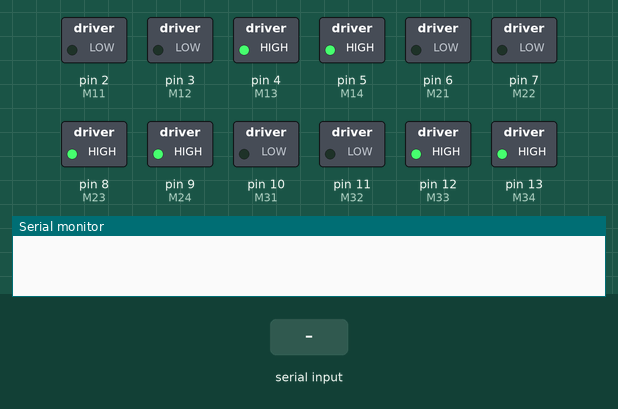
The sketch below on a simulated Arduino Uno, built with avr-gcc and run on an emulated ATmega328P. Shown: switched loads named in the sketch (green lamp = pin HIGH), the last lines printed to the serial monitor. The inputs (shaded band) are chosen by the test bench.

Above: at 3.2 s.
3.3 s: "1\n" received over Serial
At 4.56 s:
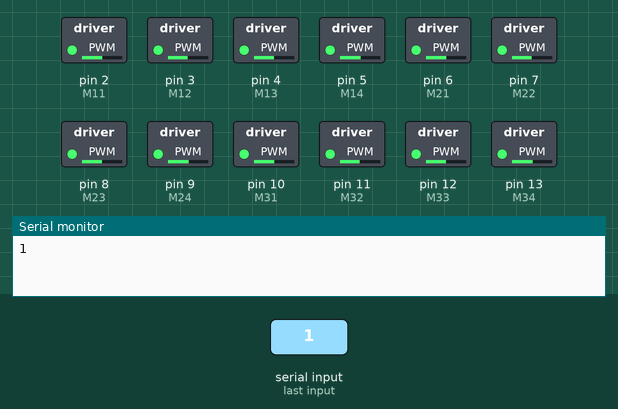
6.3 s: "90,45\n" received over Serial
At 6.7 s:
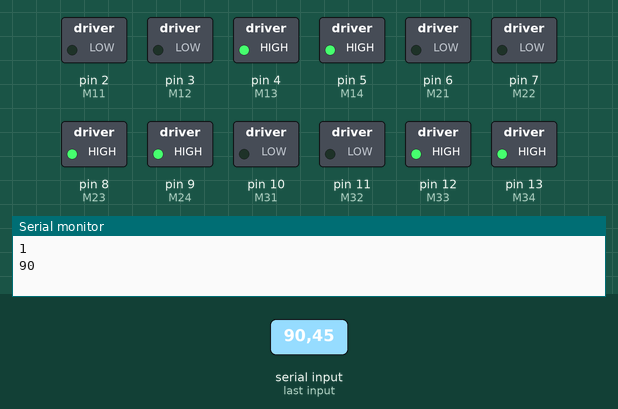
7.8 s: "3\n" received over Serial
At 8.05 s:
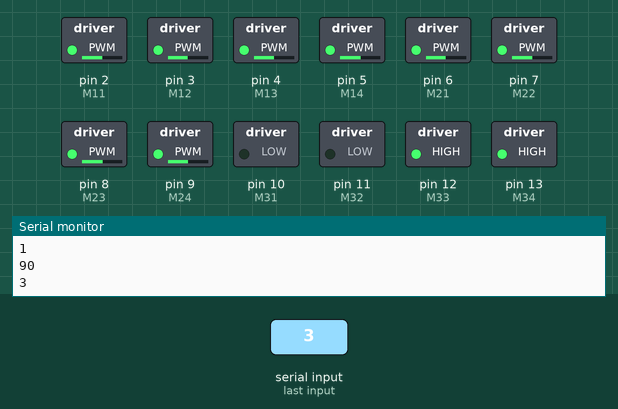
10.8 s: "30,150\n" received over Serial
At 11.2 s:
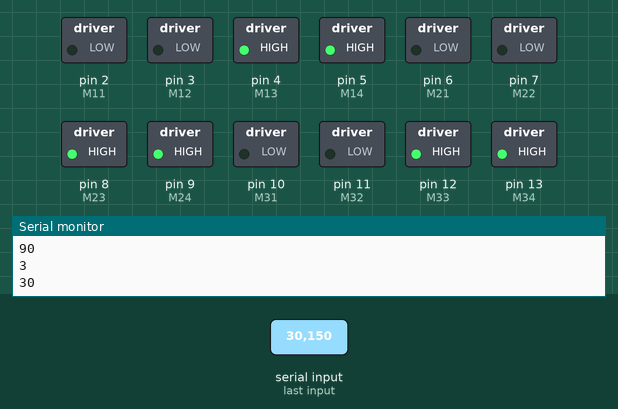
12.3 s: "4\n" received over Serial
At 12.53 s:
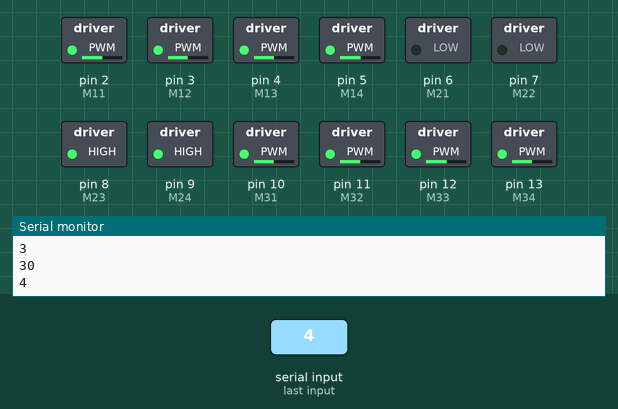
15.3 s: "2\n" received over Serial
At 16.53 s:
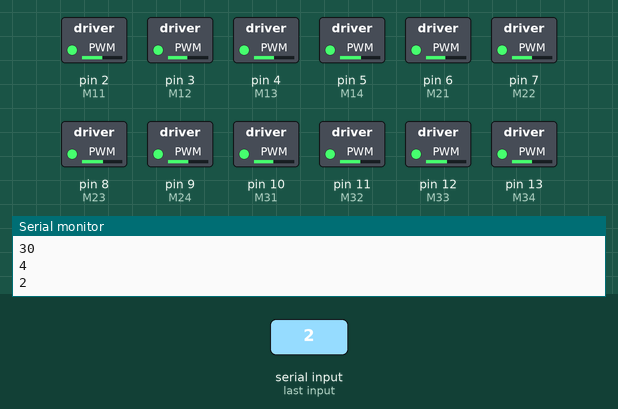
Timing chart, 0 to 26.0 s (numbered marks = the images above; inputs shaded):
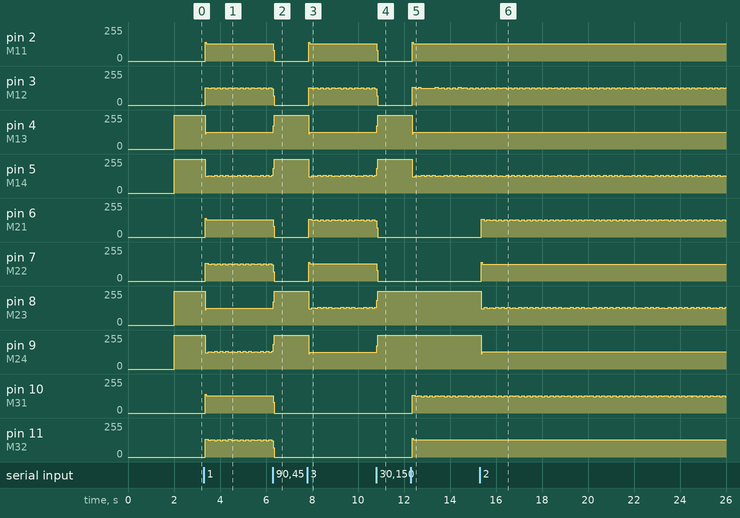

Measured:
- after the input at 3.3 s, pin 2 (M11): 0/255 → 128/255 after 0.06 s; pin 3 (M12): 0/255 → 131/255 after 0.06 s, → 124/255 0.12 s later, → 131/255 0.16 s later, → 123/255 0.12 s later, … (24 changes in this stretch)
- after the input at 6.3 s, pin 2 (M11), pin 6 (M21), pin 10 (M31): 128/255 → 0/255 at once; pin 4 (M13), pin 8 (M23), pin 12 (M33): 127/255 → 255/255 at once
- after the input at 7.8 s, pin 2 (M11): 0/255 → 128/255 after 0.06 s; pin 3 (M12): 0/255 → 131/255 after 0.06 s, → 124/255 0.12 s later, → 131/255 0.16 s later, → 123/255 0.12 s later, … (24 changes in this stretch)
- after the input at 10.8 s, pin 2 (M11), pin 7 (M22): 128/255 → 0/255 at once; pin 4 (M13), pin 9 (M24): 127/255 → 255/255 at once
- after the input at 12.3 s, pin 2 (M11): 0/255 → 128/255 after 0.06 s; pin 4 (M13): 255/255 → 127/255 after 0.06 s
- after the input at 15.3 s, pin 6 (M21): 0/255 → 132/255 after 0.06 s, then moves between 123/255 and 132/255, repeating every 3.2 s; pin 7 (M22): 0/255 → 126/255 after 0.06 s

The sketch:

ControlComSerial.ino
```cpp
// Código para el control de los motores mediante identificadores enviados a través del monitor serial
// Autor: Alberto Díaz Rodríguez
// Fecha: 31/10/18
// Universidad de La Laguna

// El código de números será el siguiente:
// -IDENTIFICADOR --------MOTORES ACTIVADOS -------- SENTIDO DE GIRO-
//                       M1      M2      M3         M1     M2      M3
//        0              NO      NO      NO         -      -       -
//        1              SI      SI      SI         D      D       D
//        2              SI      SI      SI         I      I       I
//        3              SI      SI      NO         D      I       -
//        4              SI      NO      SI         D      -       I
//        5              NO      SI      SI         -      D       I
//        6              SI      SI      NO         I      D       -
//        7              SI      NO      SI         I      -       D
//        8              NO      SI      SI         -      I       D
//--------------------------------------------------------------------

// Nombres de los pines
const int M11 = 2;
const int M12 = 3;
const int M13 = 4;
const int M14 = 5;

const int M21 = 6;
const int M22 = 7;
const int M23 = 8;
const int M24 = 9;

const int M31 = 10;
const int M32 = 11;
const int M33 = 12;
const int M34 = 13;

int identificador = 0; // Variable que almacenará el número de movimiento que se debe realizar.
int valorDelay = 2; // Valor que determina la velocidad de giro de los motores.

// Variables para el movimiento de los motores
int Secuencia_Actual_A = 0;
int Secuencia_Actual_B = 0;
int Secuencia_Actual_C = 0;


// Configuración inicial
void setup() {
  // Se establecen los pines como salidas.
  pinMode(M11, OUTPUT);
  pinMode(M12, OUTPUT);
  pinMode(M13, OUTPUT);
  pinMode(M14, OUTPUT);
  pinMode(M21, OUTPUT);
  pinMode(M22, OUTPUT);
  pinMode(M23, OUTPUT);
  pinMode(M24, OUTPUT);
  pinMode(M31, OUTPUT);
  pinMode(M32, OUTPUT);
  pinMode(M33, OUTPUT);
  pinMode(M34, OUTPUT);

  // Se inicia la comunicación serial.
  Serial.begin(9600);

  delay(2000);
}


// Bucle principal
void loop() {

  if (Serial.available() > 0){
      String str = Serial.readStringUntil('\n');
      identificador = str.toInt();
      Serial.println(identificador);
   }

  // Se llama a la función que controla el movimiento de los motores, una vez para cada etapa de la secuencia
  Secuencia_Actual_A = 0;
  Secuencia_Actual_B = 0;
  Secuencia_Actual_C = 0;

  for(int i = 0; i < 4; i++){
    moverMotores(identificador);
    delay(valorDelay);
  }

}


// Función para el movimiento de los motores
void moverMotores(int identificador){

  // Motor 1 (M1)

  // Los identificadores que indican movimiento positivo de M1
  if(identificador == 1 || identificador == 3|| identificador == 4){
    Secuencia_Actual_A +=1;
  }
  // Los identificadores que indican movimiento negativo de M1
  if(identificador == 2 || identificador == 6 || identificador == 7){
    Secuencia_Actual_A -=1;
  }

  if (Secuencia_Actual_A == 4){
     Secuencia_Actual_A = 0;
  }
  if (Secuencia_Actual_A == -1){
     Secuencia_Actual_A = 3;
  }

  switch(Secuencia_Actual_A) {
  case 0:
      digitalWrite(M11, LOW);
      digitalWrite(M12, LOW);
      digitalWrite(M13, HIGH);
      digitalWrite(M14, HIGH);
      break;
  case 1:
      digitalWrite(M11, LOW);
      digitalWrite(M12, HIGH);
      digitalWrite(M13, HIGH);
      digitalWrite(M14, LOW);
      break;
  case 2:
      digitalWrite(M11, HIGH);
      digitalWrite(M12, HIGH);
      digitalWrite(M13, LOW);
      digitalWrite(M14, LOW);
      break;
  case 3:
      digitalWrite(M11, HIGH);
      digitalWrite(M12, LOW);
      digitalWrite(M13, LOW);
      digitalWrite(M14, HIGH);
      break;
  default:
      digitalWrite(M11, LOW);
      digitalWrite(M12, LOW);
      digitalWrite(M13, LOW);
      digitalWrite(M14, LOW);
      break;

  }


  // Motor 2 (M2)

  // Los identificadores que indican movimiento positivo de M2
  if(identificador == 1 || identificador == 5|| identificador == 6){
    Secuencia_Actual_B +=1;
  }
  // Los identificadores que indican movimiento negativo de M2
  if(identificador == 2 || identificador == 3 || identificador == 8){
    Secuencia_Actual_B -=1;
  }

  if (Secuencia_Actual_B == 4){
     Secuencia_Actual_B = 0;
  }
  if (Secuencia_Actual_B == -1){
     Secuencia_Actual_B = 3;
  }

  switch(Secuencia_Actual_B) {
  case 0:
      digitalWrite(M21, LOW);
      digitalWrite(M22, LOW);
      digitalWrite(M23, HIGH);
      digitalWrite(M24, HIGH);
      break;
  case 1:
      digitalWrite(M21, LOW);
      digitalWrite(M22, HIGH);
      digitalWrite(M23, HIGH);
      digitalWrite(M24, LOW);
      break;
  case 2:
      digitalWrite(M21, HIGH);
      digitalWrite(M22, HIGH);
      digitalWrite(M23, LOW);
      digitalWrite(M24, LOW);
      break;
  case 3:
      digitalWrite(M21, HIGH);
      digitalWrite(M22, LOW);
      digitalWrite(M23, LOW);
      digitalWrite(M24, HIGH);
      break;
  default:
      digitalWrite(M21, LOW);
      digitalWrite(M22, LOW);
      digitalWrite(M23, LOW);
      digitalWrite(M24, LOW);
      break;

  }

  // Motor 3 (M3)

  // Los identificadores que indican movimiento positivo de M3
  if(identificador == 1 || identificador == 7|| identificador == 8){
    Secuencia_Actual_C +=1;
  }
  // Los identificadores que indican movimiento negativo de M3
  if(identificador == 2 || identificador == 4 || identificador == 5){
    Secuencia_Actual_C -=1;
  }

  if (Secuencia_Actual_C == 4){
     Secuencia_Actual_C = 0;
  }
  if (Secuencia_Actual_C == -1){
     Secuencia_Actual_C = 3;
  }

  switch(Secuencia_Actual_C) {
  case 0:
      digitalWrite(M31, LOW);
      digitalWrite(M32, LOW);
      digitalWrite(M33, HIGH);
      digitalWrite(M34, HIGH);
      break;
  case 1:
      digitalWrite(M31, LOW);
      digitalWrite(M32, HIGH);
      digitalWrite(M33, HIGH);
      digitalWrite(M34, LOW);
      break;
  case 2:
      digitalWrite(M31, HIGH);
      digitalWrite(M32, HIGH);
      digitalWrite(M33, LOW);
      digitalWrite(M34, LOW);
      break;
  case 3:
      digitalWrite(M31, HIGH);
      digitalWrite(M32, LOW);
      digitalWrite(M33, LOW);
      digitalWrite(M34, HIGH);
      break;
  default:
      digitalWrite(M31, LOW);
      digitalWrite(M32, LOW);
      digitalWrite(M33, LOW);
      digitalWrite(M34, LOW);
      break;

  }

}
```
